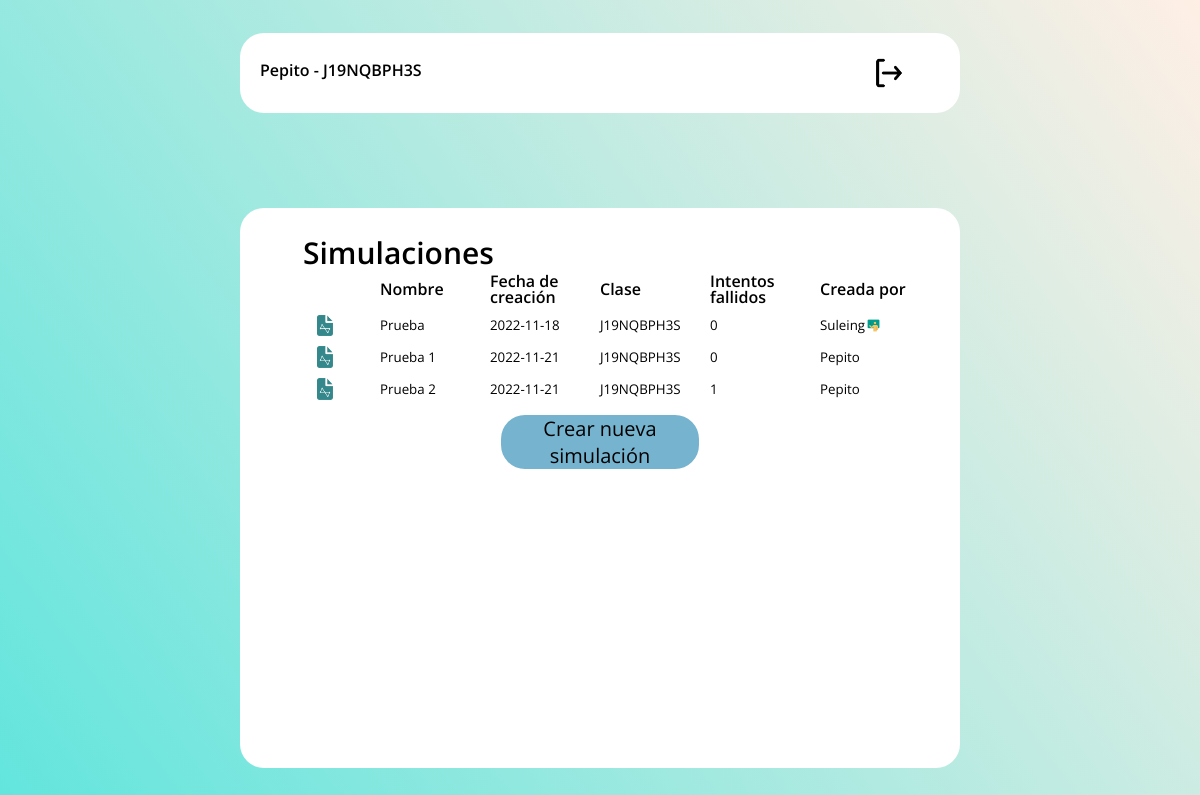
/simulaciones/index.php (signed in), run on the app's committed database.
### tables this page shows
CREATE TABLE `simulaciones` (
  `id_simulacion` int(11) NOT NULL,
  `id_creador` int(11) NOT NULL,
  `id_clase` int(11) NOT NULL,
  `datos_iniciales` varchar(128) NOT NULL DEFAULT '53,90,135,120,220',
  `fecha_subida` date NOT NULL DEFAULT current_timestamp(),
  `nombre` varchar(254) NOT NULL DEFAULT 'Sin nombre',
  `intentos` int(11) NOT NULL DEFAULT 0
);

CREATE TABLE `clases` (
  `id_clase` int(11) NOT NULL,
  `id_profesor` int(11) NOT NULL,
  `codigo` varchar(64) NOT NULL
);

CREATE TABLE `usuarios` (
  `id_usuario` int(11) NOT NULL,
  `usuario` varchar(254) NOT NULL,
  `password` varchar(254) NOT NULL,
  `es_profesor` int(11) NOT NULL DEFAULT 0
);

### simulaciones/index.php (the view, shortened to what this page needs)
<?php session_start();
    require '../conexion.php';
    $id_usuario = $_SESSION['id_usuario'];
    $es_profesor = $_SESSION['es_profesor'];
    $clases_p = array();
    $simulaciones = array();
    if($es_profesor){
        $sql = "SELECT * FROM clases WHERE id_profesor = '$id_usuario'";
        $datos = mysqli_query($con, $sql);
        while($row = mysqli_fetch_assoc($datos)){
            $clase_act = $row['id_clase'];
            $clases_p[] = $row;
            $sql = "SELECT * FROM simulaciones WHERE id_clase = '$clase_act'";
            $resultado = mysqli_query($con, $sql);
            while($fila = mysqli_fetch_assoc($resultado)){
                $simulaciones[] = $fila;
            }
        }
    }else{
        $profesor = $_SESSION['profesor'];
        $clase = $_SESSION['clase'];
        $sql = "SELECT * FROM simulaciones WHERE id_creador = '$id_usuario' OR (id_creador = '$profesor' AND id_clase = '$clase');";
        $datos = mysqli_query($con, $sql);
        while($row = mysqli_fetch_assoc($datos)){
            $simulaciones[] = $row;
        }
    }
?>
<!DOCTYPE html>
<html lang="en">
<head>
    <link rel="stylesheet" href="../css/reset.css">
    <link rel="stylesheet" href="../css/styles.css">
</head>
<body style = "font-family: 'Open Sans', sans-serif;">
    <main>
        <header>
            <p style = "width:40%;"><?php echo $_SESSION['usuario'] . (!$es_profesor && !isset($_GET['id_alumno'])? " - " . $_SESSION['clave_clase']: "");?> </p>
            <button type="button" onclick="salir()" id = "log_out"><img src="../img/Icono_salir.png" alt="Salir"></button>
        </header>
        <section>
            <h1>Simulaciones</h1>
            <article id="encabezados">
                <h3>Nombre</h3>
                <h3>Fecha de creación</h3>
                <h3>Clase</h3>
                <h3>Intentos fallidos</h3>
                <h3>Creada por</h3>
            </article>
            <form action="../simulador/" method="get" class = "n_form">
                <?php foreach($simulaciones as $iteracion => $fila): ?>
                    <button type="submit" value = "<?php echo $fila['id_simulacion']; ?>" class = "n_button" name = "id_simulacion">
                        <article>
                            <p class = "icono_a"><img src="../img/Icono_archivo.png" alt="Imagen archivo"></p>
                            <p><?php echo $fila['nombre']; ?></p>
                            <p><?php echo $fila['fecha_subida']; ?></p>
                            <?php
                                $clase_id = $fila['id_clase'];
                                $sql = "SELECT * FROM clases WHERE id_clase = '$clase_id'";
                                $datos_c = mysqli_query($con, $sql);
                                while($fila_c = mysqli_fetch_assoc($datos_c)){
                                    $clases = $fila_c;
                                }
                            ?>
                            <p><?php echo $clases['codigo']; ?></p>
                            <?php
                                $clase_id = $fila['id_creador'];
                                $sql = "SELECT * FROM usuarios WHERE id_usuario = '$clase_id'";
                                $datos_c = mysqli_query($con, $sql);
                                while($fila_c = mysqli_fetch_assoc($datos_c)){
                                    $clases = $fila_c;
                                }
                            ?>
                            <p><?php echo $fila['intentos']?></p>
                            <p id= "creada_por"><?php echo $clases['usuario'] . ($clases['es_profesor'] ? '<img src="../img/Icono_de_profesor.png" alt="Es profesor" id="es_profesor">' : '' ); ?></p>
                        </article>
                    </button>
                <?php endforeach; ?>
                <button type="button" class = "n_button" id = "nueva_simulacion" onclick="crear(false)">Crear nueva simulación</button>
            </form>
        </section>
    </main>
</body>
</html>

### css/styles.css (style rules this page uses)
* { font-family: 'Open Sans', sans-serif; color: #fff; }
body { background: rgb(98,229,221); background: linear-gradient(54deg, rgba(98,229,221,1) 0%, rgba(255,239,229,1) 100%); }
main { width: 100vw; min-height: 100vh; display: flex; justify-content: space-around; align-items: center; flex-direction: column; }
form { position: relative; padding: 20px; border-radius: 24px 24px 24px 24px; -moz-border-radius: 24px 24px 24px 24px; -webkit-border-radius: 24px 24px 24px 24px; background-color: #75B3CF; width: 25%; display: flex; justify-content: center; align-items: center; flex-direction: column; }
section { width: 60%; min-height: 70vh; display: flex; box-sizing: border-box; justify-content: top; align-items: center; flex-direction: column; background-color: #fff; border-radius: 24px 24px 24px 24px; -moz-border-radius: 24px 24px 24px 24px; -webkit-border-radius: 24px 24px 24px 24px; padding: 30px; color: #000; }
h3, p, h1, article { color: #000; box-sizing: border-box; margin-bottom: 5px; }
article, header { width: 100%; display: flex; align-items: center; justify-content: space-between; }
p, h3 { width: 16.6666%; text-align: left; }
p img { width: 15%; }
h1 { width: 90%; text-align: left; font-size: 30px; font-weight: 600; }
#encabezados { font-weight: 600; }
.icono_a { display: flex; align-items: center; justify-content: space-around; }
header { width: 60%; height: 10vh; background-color: #fff; border-radius: 24px 24px 24px 24px; -moz-border-radius: 24px 24px 24px 24px; -webkit-border-radius: 24px 24px 24px 24px; margin-bottom: 30px; box-sizing: border-box; padding: 20px; }
header p { font-weight: 600; }
.n_button { background-color: rgba(0,0,0,0); width: 100%; height: auto; border: 0; padding: 0; display: flex; align-items: center; justify-content: space-between; cursor: pointer; color: #000; }
.n_form { padding: 0; margin: 0; border: 0; background-color: rgba(0,0,0,0); width: 100%; height: auto; }
#log_out { background-color: rgba(0,0,0,0); height: auto; border: 0; padding: 0; display: flex; align-items: center; justify-content: space-between; cursor: pointer; color: #000; width: 10%; }
#log_out img { width: 50%; }
#nueva_simulacion { justify-content: space-around; font-size: 20px; background-color: #75B3CF; width: 30%; margin: 5px; border-radius: 24px 24px 24px 24px; -moz-border-radius: 24px 24px 24px 24px; -webkit-border-radius: 24px 24px 24px 24px; }
#creada_por { display: flex; align-items: center; justify-content: flex-start; }

### data on the page
simulaciones: $fila['id_simulacion'] 8 (drawn), nombre "Prueba", fecha_subida "2022-11-18", id_clase.codigo "J19NQBPH3S", intentos "0", id_creador.usuario "Suleing"
simulaciones: $fila['id_simulacion'] 10 (drawn), nombre "Prueba 1", fecha_subida "2022-11-21", id_clase.codigo "J19NQBPH3S", intentos "0", id_creador.usuario "Pepito"
simulaciones: $fila['id_simulacion'] 11 (drawn), nombre "Prueba 2", fecha_subida "2022-11-21", id_clase.codigo "J19NQBPH3S", intentos "1", id_creador.usuario "Pepito"

### other printed values
$_SESSION['usuario'] "Pepito"
$_SESSION['clave_clase'] "J19NQBPH3S"
